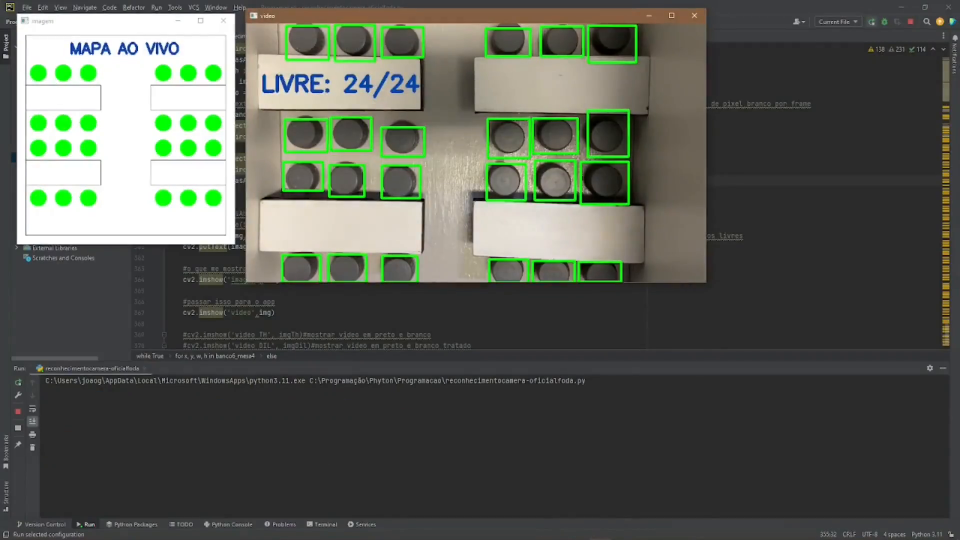
#> input picture frame 29 of ApresentaçãoDoProjeto.mp4, 1920 x 1080 px, given in place of videomaquetenewnova.mp4, which was not available (shown at 1/2 size)
$ python 'extrair-posição-camera-oficialreal.py'
#> lines starting #> are read from the running program, lines starting #| are printed output that depends on the picture
#codigo utilizado apenas para extrair a posição x,y,w,h da area dos bancos
#ao selecionar com o mouse o retangulo que desejamos, apertar 'barra de espaço' e extrair do output a posição

import cv2
import imutils
#colocando a fonte de entrada de video
video = cv2.VideoCapture('videomaquetenewnova.mp4')# colocar 0 ali da p usar webcam tbm
tracker = cv2.TrackerCSRT_create()#localizando a area selecionada
# open cv lendo a entrada de video e botando em cada variavel
check, img = video.read()
#> img is the input picture: shape (1080, 1920, 3); mean B, G, R 81.4, 90.2, 85.8
#redimensionando a janela
img = imutils.resize(img, width=920)
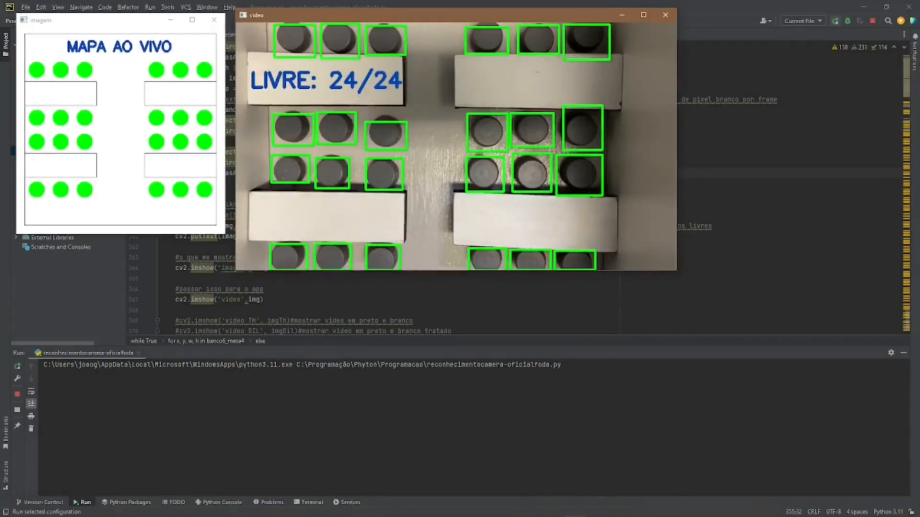
#> img: shape (517, 920, 3); mean B, G, R 81.4, 90.2, 85.8
#> (the run stopped early here; a loop or call above may not have finished)

$ run again, starting later in the video
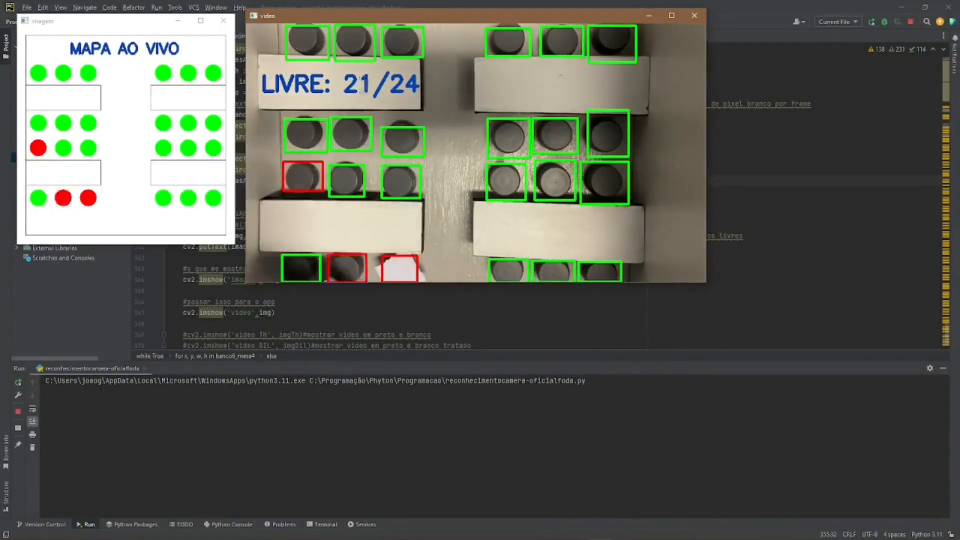
#> input picture frame 133 of ApresentaçãoDoProjeto.mp4, 1920 x 1080 px, given in place of videomaquetenewnova.mp4, which was not available (shown at 1/2 size)
#> img is the input picture: shape (1080, 1920, 3); mean B, G, R 79.9, 88.7, 85.8
#> `img = imutils.resize(img, width=920)`:
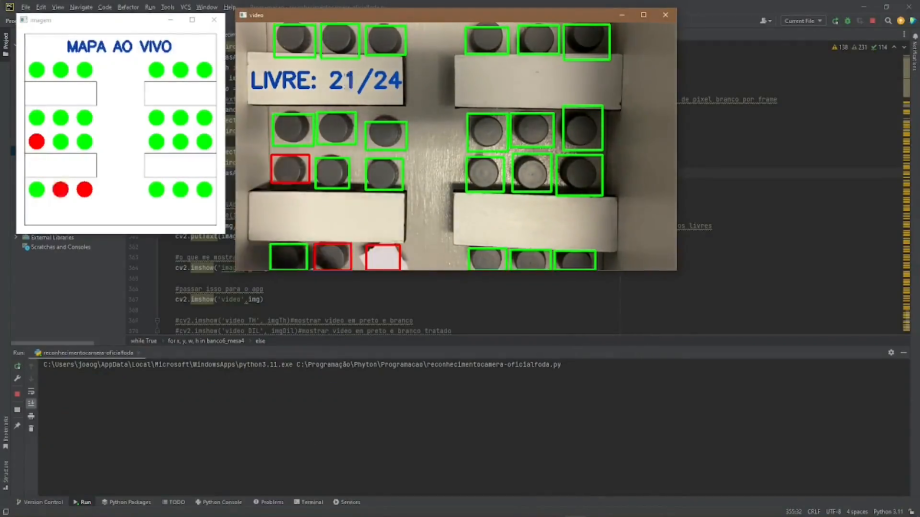
#> img: shape (517, 920, 3); mean B, G, R 79.9, 88.7, 85.8

$ run again, starting later in the video
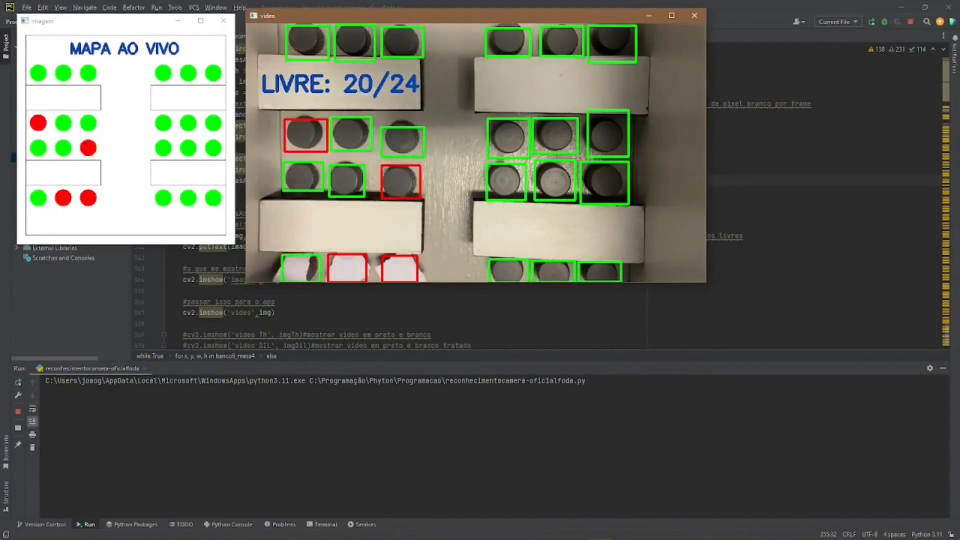
#> input picture frame 237 of ApresentaçãoDoProjeto.mp4, 1920 x 1080 px, given in place of videomaquetenewnova.mp4, which was not available (shown at 1/2 size)
#> img is the input picture: shape (1080, 1920, 3); mean B, G, R 80, 88.5, 86.1
#> `img = imutils.resize(img, width=920)`:
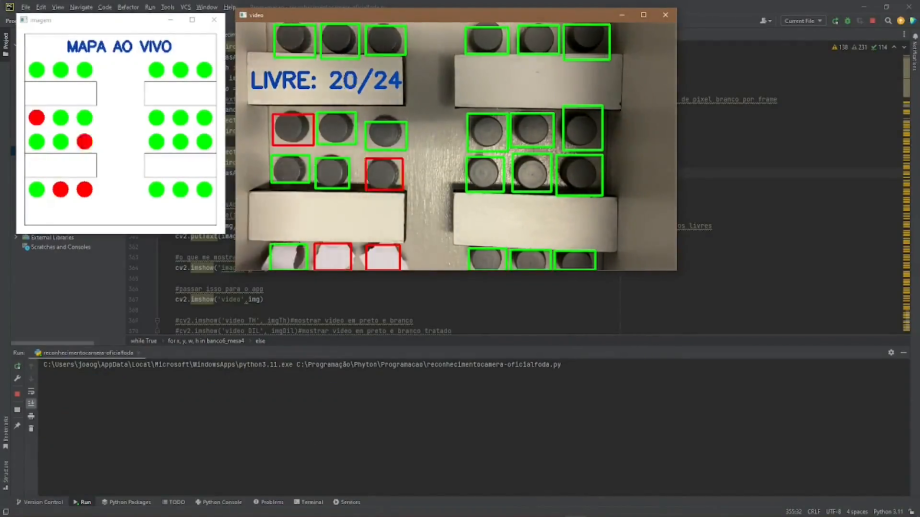
#> img: shape (517, 920, 3); mean B, G, R 80, 88.5, 86.1
